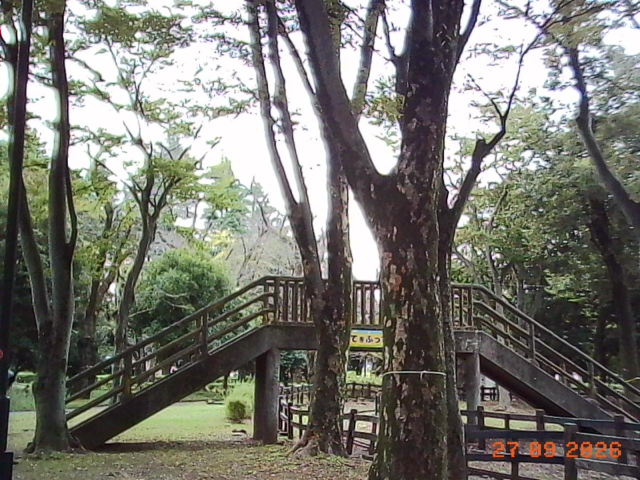
#> input picture scripts/charmera/source/charmera-park-as-received.jpg, 1280 x 960 px, given in place of hakone-torii-1600.webp, which was not available (shown at 1/2 size)
$ python build_assets.py source/charmera-park-as-received.jpg
#> lines starting #> are read from the running program, lines starting #| are printed output that depends on the picture; pictures that were not available may be replaced by others from this repository, and a replacement may not be noted
#!/usr/bin/env python3
"""Rebuild the data and images behind posts/tiny-camera-better-taste/.

Usage, from the repository root:

    python scripts/charmera/build_assets.py /path/to/charmera-aesthetics-handoff-2026-09-29-v20 [--hero /path/to/camera-photo.jpg]

The argument is the extracted v20 handoff directory (see README.md in this
folder for the archive's identity and hashes). Album photographs are read from
static/album/, real Charmera photos from scripts/charmera/source/. The hero
photo of the camera is rebuilt only when its original is supplied; the original
is not in the repository because it shows a house key. Outputs are written into
static/charmera/ and the post folder. Requires numpy and Pillow.
"""
import csv
import json
import struct
import sys
import zlib
from pathlib import Path

import numpy as np
from PIL import Image, ImageDraw, ImageFilter

REPO = Path(__file__).resolve().parents[2]
OUT = REPO / "static" / "charmera"
POST = REPO / "posts" / "tiny-camera-better-taste"

# The seven v0.1 film LUTs in mode order: FILM, PEOPLE, TOKYO, NIGHT, B&W, VIVID, EXPIRED.
LUT_ORDER = ["01_GOLD_200", "02_PORTRA", "03_SUPERIA_400_PROXY", "04_800T", "05_TRI_X", "06_VELVIA", "07_EXPIRED_PROXY"]

# Darkroom scenes: album photo -> vertical centre of the 4:3 crop (None keeps the top of a 4:3 source).
SCENES = {"hakone-torii": None, "akama-jingu": 0.47, "kudanshita": None, "otaru-window": None,
          "kyu-nakagawa": 0.5, "hakone-night": 0.4, "asahikawa": None}


# [11 lines left out: function read_cube, not called in this run]


def build_scenes():
    """800x600 darkroom scenes and their picker thumbnails."""
    (OUT / "scenes").mkdir(parents=True, exist_ok=True)
    for name, cy in SCENES.items():
        im = Image.open(REPO / "static" / "album" / f"{name}-1600.webp").convert("RGB")
#> im is the input picture: PIL image 1280x960 RGB; mean R, G, B 117.9, 117.3, 110
        w, h = im.size
#> w = 1280; h = 960
        ch = round(w * 3 / 4)
#> ch = 960
        top = 0 if cy is None else min(max(round(cy * h - ch / 2), 0), h - ch)
#> top = 0
        im = im.crop((0, top, w, top + ch)).resize((800, 600), Image.LANCZOS)
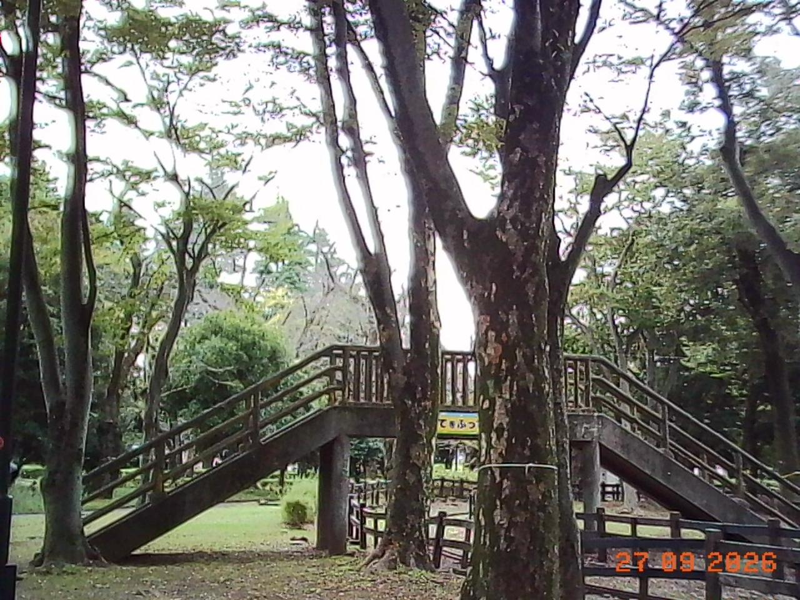
#> im: PIL image 800x600 RGB; mean R, G, B 117.9, 117.3, 110
        im.save(OUT / "scenes" / f"{name}.webp", quality=88, method=6)
        im.resize((160, 120), Image.LANCZOS).save(OUT / "scenes" / f"{name}-thumb.webp", quality=80, method=6)
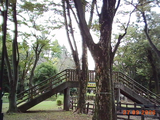
#> saved as hakone-torii-thumb.webp: PIL image 160x120 RGB; mean R, G, B 117.7, 117.2, 109.8
#> pass 2 of the loop in build_scenes, `for name, cy in SCENES.items():`:
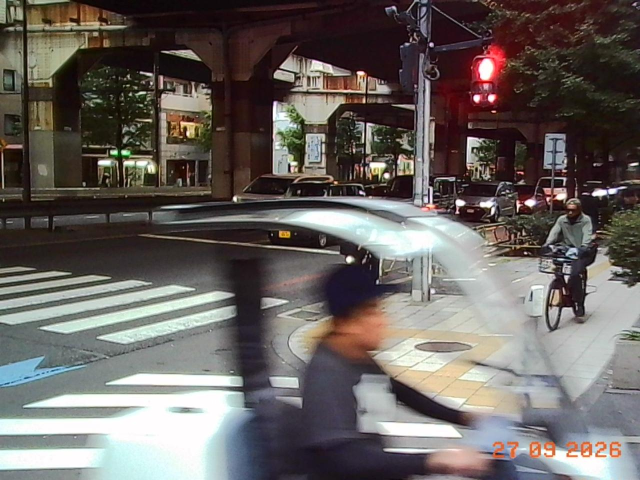
#> input picture scripts/charmera/source/charmera-street-as-received.jpg, 1280 x 960 px, given in place of akama-jingu-1600.webp, which was not available (shown at 1/2 size)
#> in build_scenes, im is the input picture: PIL image 1280x960 RGB; mean R, G, B 105.3, 99, 95.7
#> in build_scenes, `im = im.crop((0, top, w, top + ch)).resize((800, 600), Image.LANCZOS)`:
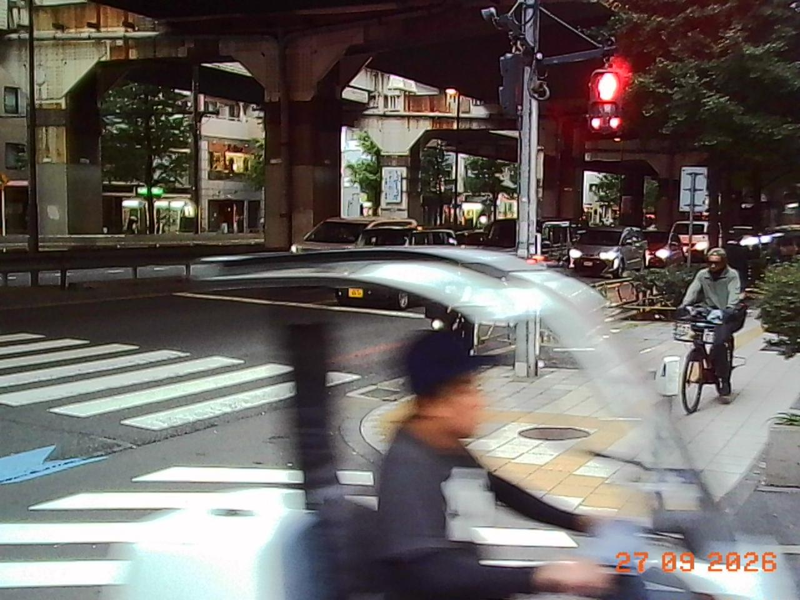
#> im: PIL image 800x600 RGB; mean R, G, B 105.3, 99, 95.7
#> in build_scenes, `im.resize((160, 120), Image.LANCZOS).save(OUT / "scenes" / f"{name}-th..`:
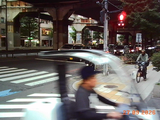
#> saved as akama-jingu-thumb.webp: PIL image 160x120 RGB; mean R, G, B 105.3, 99, 95.7


# [169 lines left out: functions build_real_scenes, build_hero, build_sensor_frame, build_data, read_resources, decode_frame and 5 more, not called in this run]


INTERFACE = {  # resource name -> (published name, width)
    "PV000GPZP": ("frame-menu-0", 112), "PV001GPZP": ("frame-menu-1", 112),
    "PV002GPZP": ("frame-menu-2", 112), "PV003GPZP": ("frame-menu-3", 112),
    "HOME_SMALLGPZP": ("home", 160), "BATTERY00GPZP": ("charging", 160),
    "PC_CAMGPZ": ("pc-cam", 160), "U_DISKGPZ": ("disk-drive", 160),
    "USB_CONNECTGPZP": ("usb-connect", 256),
}


# [57 lines left out: functions build_interface, build_frame_slots, apply_lut, build_thumbnail, not called in this run]


if __name__ == "__main__":
    args = sys.argv[1:]
    hero = None
    if "--hero" in args:
        i = args.index("--hero")
        hero = args[i + 1]
        del args[i:i + 2]
    if len(args) != 1:
        sys.exit(__doc__)
    handoff = Path(args[0])
#> (the run stopped early here; a loop or call above may not have finished)
